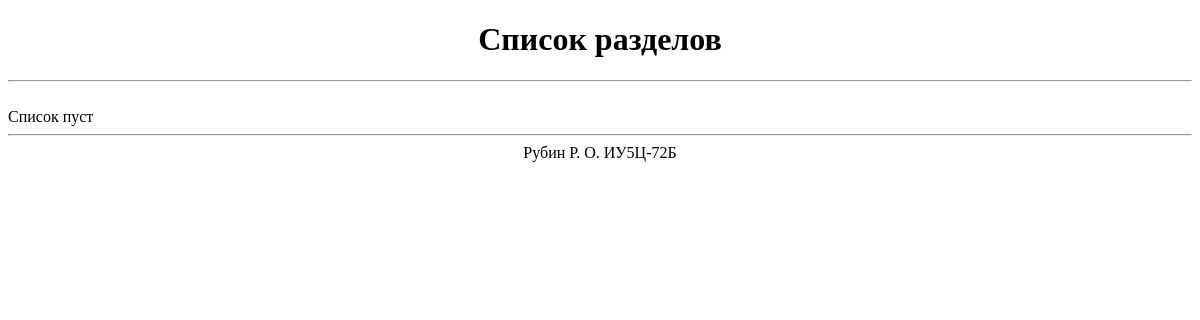
Before: /app/g_list with the older database file.
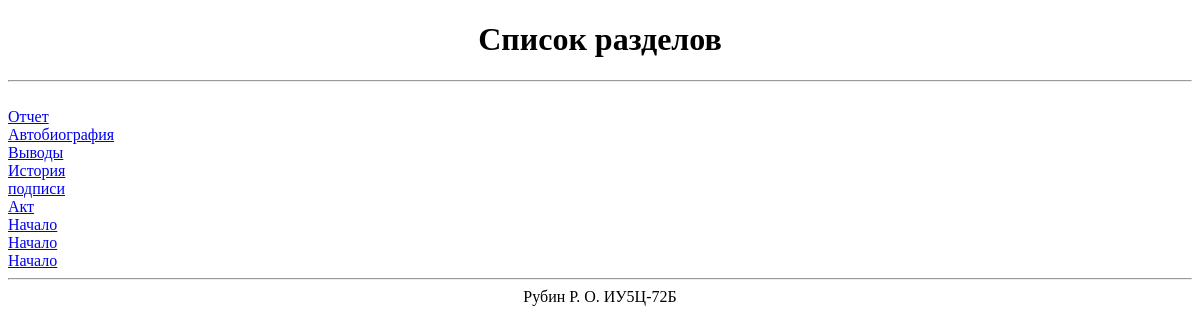
After: the same page with the newer database file.
### App/models.py (models this page shows)
class Group(models.Model):
    course = models.ForeignKey(Course, on_delete=models.CASCADE)
    number = models.CharField('Номер раздела', max_length=50)

### App/views.py (the view)
# urls.py: path('app/g_list', app_views.GroupList),
def GroupList(request):
    return render(request, 'group/list.html', {'g_list': Group.objects.all()})

### templates/group/list.html (shortened to what this page needs)
{% extends 'base.html' %}
{% block content %}
    <center><h1>Список разделов</h1></center><hr><br>
    {% if g_list %}
        {% for g in g_list %}
            <a href="{% url 'group_detail' g.id %}">{{ g.number }}</a><br>
        {% endfor %}
    {% else %}
        Список пуст
    {% endif %}
{% endblock %}

### templates/base.html (shortened to what this page needs)
<!DOCTYPE html>
<html lang="ru">
<head>
</head>
<body>
{% block content %}{% endblock %}
<hr>
<center>Рубин Р. О. ИУ5Ц-72Б</center>
</body>
</html>

Changed rows visible on the page:
added Group: number "Отчет"
added Group: number "Автобиография"
added Group: number "Выводы"
added Group: number "История"
added Group: number "подписи"
added Group: number "Акт"
added Group: number "Начало"
added Group: number "Начало"
added Group: number "Начало"
Other visible differences:
text no longer shown: "Список пуст"
